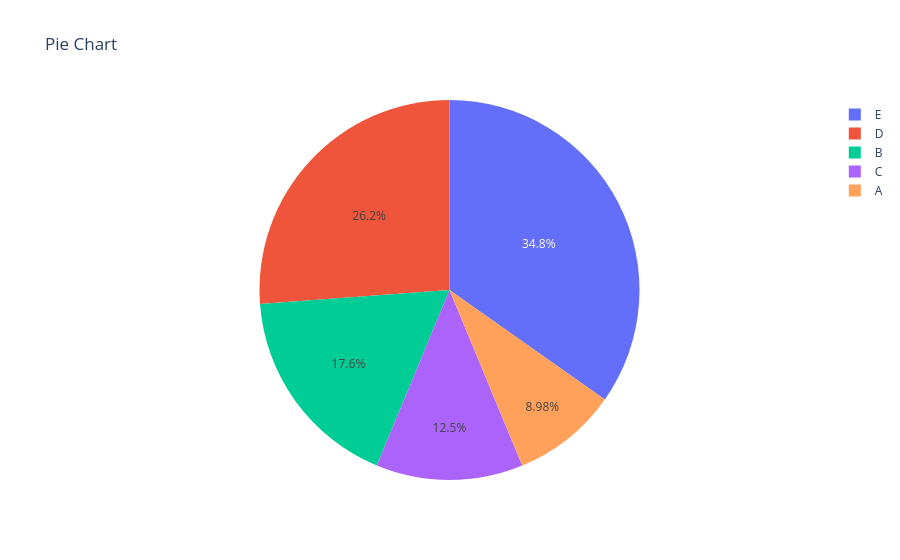

The notebook cell this image was saved under:
### Code cell
fig = go.Figure()
fig.add_trace(go.Pie(labels=categories, values=values, name='Distribution'))
fig.update_layout(title='Pie Chart')
fig.show()

### Figure 1 — Plotly figure (JSON) as saved in the notebook; plotly's stock layout.template omitted (floating-point values rounded to 4 significant figures)
{"data": [{"labels": ["A", "B", "C", "D", "E"], "name": "Distribution", "type": "pie", "values": [23, 45, 32, 67, 89]}], "layout": {"title": {"text": "Pie Chart"}}}
